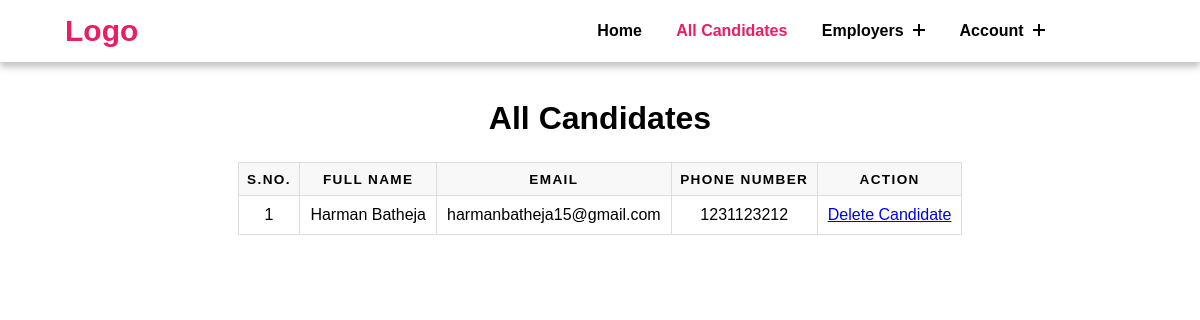
Screenshot of /allCandidates (signed in) with the database file from the repository.
### job_portal_app/models.py (models this page shows, shortened)
class CandidateRegister(models.Model):
    user = models.ForeignKey(User, on_delete=models.CASCADE)
    first_name = models.CharField(max_length=100)
    last_name = models.CharField(max_length=100)
    phone = models.CharField(max_length=20)
    location = models.CharField(max_length=200)
    type = models.CharField(max_length=50)

### job_portal_app/views.py (the view)
# urls.py: path('allCandidates', allCandidates, name="allCandidates"),
def allCandidates(request):
    if not request.user.is_authenticated:
        return redirect('adminLogin')
    data = CandidateRegister.objects.all()
    context = {
        'data': data
    }
    return render(request, 'allCandidates.html', context)

### job_portal_app/templates/allCandidates.html (shortened to what this page needs)
{% extends 'base.html' %}
{% load static %}
{% block content %}
{% include 'adminNavbar.html' %}
<link rel="stylesheet" href="{% static 'table.css' %}">
<div class="container" style="margin-top: 100px;">
    <h1 style="text-align: center; margin-bottom: 25px;">All Candidates</h1>
    <table class="table" border="1" cellpadding="1" cellspacing="0">
        <thead>
            <tr>
                <th scope="col">S.No.</th>
                <th scope="col">Full Name</th>
                <th scope="col">Email</th>
                <th scope="col">Phone Number</th>
                <th scope="col">Action</th>
            </tr>
        </thead>
        <tbody>
            {% if data %}
            {% for i in data %}
            <tr>
                <td scope="row" aria-label="S.No.">{{forloop.counter}}</td>
                <td aria-label="Full Name">{{i.user.first_name}} {{i.user.last_name}}</td>
                <td aria-label="Email">{{i.user.username}}</td>
                <td aria-label="Phone Number">{{i.phone}}</td>
                <td aria-label="Action">
                    <a href="{% url 'deleteCandidate' i.user.id %}" onclick="return confirm('Are you sure you want to delete it?')">Delete Candidate</a>
                </td>
            </tr>
            {% endfor %}
            {% else %}
            <tr>
                <td colspan="6">No records found.</td>
            </tr>
            {% endif %}
        </tbody>
    </table>
</div>
{% endblock %}

### job_portal_app/static/style.css (style rules this page uses)
* { margin: 0; padding: 0; font-family: sans-serif; }
*, *:after, *:before { -webkit-box-sizing: border-box; -moz-box-sizing: border-box; -ms-box-sizing:border-box; -o-box-sizing:border-box; box-sizing: border-box; }

### job_portal_app/static/table.css (style rules this page uses)
table { border: 1px solid #ccc; border-collapse: collapse; margin: 0; margin-left: auto; margin-right: auto; padding: 0; table-layout: fixed; }
table thead tr { background: #f8f8f8; border: 1px solid #ddd; }
table tbody tr { background: #fff; border: 1px solid #ddd; }
table th, table td { padding: .625em; text-align: center; }
table th { font-size: .85em; letter-spacing: .1em; text-transform: uppercase; }

### rows the page displays
CandidateRegister: user.first_name "Harman", user.last_name "Batheja", user.username "harmanbatheja15@gmail.com", phone "1231123212"
